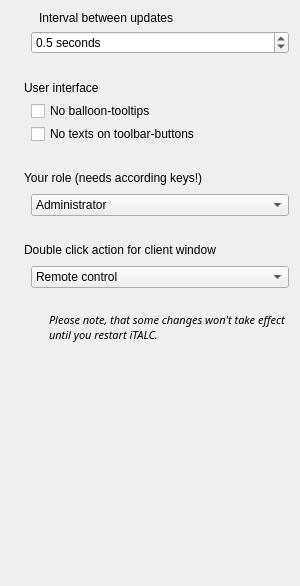
<?xml version="1.0" encoding="UTF-8"?>
<ui version="4.0">
 <class>Config</class>
 <widget class="QWidget" name="Config">
  <property name="geometry">
   <rect>
    <x>0</x>
    <y>0</y>
    <width>300</width>
    <height>586</height>
   </rect>
  </property>
  <layout class="QVBoxLayout" name="verticalLayout">
   <property name="spacing">
    <number>24</number>
   </property>
   <item>
    <layout class="QVBoxLayout">
     <property name="spacing">
      <number>6</number>
     </property>
     <property name="leftMargin">
      <number>0</number>
     </property>
     <property name="topMargin">
      <number>0</number>
     </property>
     <property name="rightMargin">
      <number>0</number>
     </property>
     <property name="bottomMargin">
      <number>0</number>
     </property>
     <item>
      <layout class="QHBoxLayout">
       <property name="spacing">
        <number>6</number>
       </property>
       <property name="leftMargin">
        <number>0</number>
       </property>
       <property name="topMargin">
        <number>0</number>
       </property>
       <property name="rightMargin">
        <number>0</number>
       </property>
       <property name="bottomMargin">
        <number>0</number>
       </property>
       <item>
        <widget class="QLabel" name="label_2">
         <property name="maximumSize">
          <size>
           <width>22</width>
           <height>22</height>
          </size>
         </property>
         <property name="text">
          <string/>
         </property>
         <property name="pixmap">
          <pixmap resource="../italc.qrc">:/resources/chronometer.png</pixmap>
         </property>
         <property name="scaledContents">
          <bool>true</bool>
         </property>
        </widget>
       </item>
       <item>
        <widget class="QLabel" name="label">
         <property name="text">
          <string>Interval between updates</string>
         </property>
        </widget>
       </item>
      </layout>
     </item>
     <item>
      <layout class="QHBoxLayout">
       <property name="spacing">
        <number>6</number>
       </property>
       <property name="leftMargin">
        <number>0</number>
       </property>
       <property name="topMargin">
        <number>0</number>
       </property>
       <property name="rightMargin">
        <number>0</number>
       </property>
       <property name="bottomMargin">
        <number>0</number>
       </property>
       <item>
        <spacer>
         <property name="orientation">
          <enum>Qt::Horizontal</enum>
         </property>
         <property name="sizeType">
          <enum>QSizePolicy::Fixed</enum>
         </property>
         <property name="sizeHint" stdset="0">
          <size>
           <width>20</width>
           <height>1</height>
          </size>
         </property>
        </spacer>
       </item>
       <item>
        <widget class="QDoubleSpinBox" name="updateIntervalSB">
         <property name="whatsThis">
          <string>&lt;html&gt;&lt;head&gt;&lt;meta name=&quot;qrichtext&quot; content=&quot;1&quot; /&gt;&lt;/head&gt;&lt;body style=&quot; white-space: pre-wrap; font-family:Sans Serif; font-size:9pt; font-weight:400; font-style:normal; text-decoration:none;&quot;&gt;&lt;p style=&quot; margin-top:0px; margin-bottom:0px; margin-left:0px; margin-right:0px; -qt-block-indent:0; text-indent:0px;&quot;&gt;Here you can set the interval between updates of clients. Higher values result in lower network-traffic and lower CPU-usage on this computer.&lt;/p&gt;&lt;/body&gt;&lt;/html&gt;</string>
         </property>
         <property name="suffix">
          <string> seconds</string>
         </property>
         <property name="decimals">
          <number>1</number>
         </property>
         <property name="minimum">
          <double>0.100000000000000</double>
         </property>
         <property name="maximum">
          <double>10.000000000000000</double>
         </property>
         <property name="singleStep">
          <double>0.500000000000000</double>
         </property>
         <property name="value">
          <double>0.500000000000000</double>
         </property>
        </widget>
       </item>
      </layout>
     </item>
    </layout>
   </item>
   <item>
    <layout class="QVBoxLayout">
     <property name="spacing">
      <number>3</number>
     </property>
     <property name="leftMargin">
      <number>0</number>
     </property>
     <property name="topMargin">
      <number>0</number>
     </property>
     <property name="rightMargin">
      <number>0</number>
     </property>
     <property name="bottomMargin">
      <number>0</number>
     </property>
     <item>
      <layout class="QHBoxLayout">
       <property name="spacing">
        <number>6</number>
       </property>
       <property name="leftMargin">
        <number>0</number>
       </property>
       <property name="topMargin">
        <number>0</number>
       </property>
       <property name="rightMargin">
        <number>0</number>
       </property>
       <property name="bottomMargin">
        <number>0</number>
       </property>
       <item>
        <widget class="QLabel" name="label_6">
         <property name="maximumSize">
          <size>
           <width>22</width>
           <height>22</height>
          </size>
         </property>
         <property name="text">
          <string/>
         </property>
         <property name="pixmap">
          <pixmap resource="../italc.qrc">:/resources/window-duplicate.png</pixmap>
         </property>
         <property name="scaledContents">
          <bool>true</bool>
         </property>
        </widget>
       </item>
       <item>
        <widget class="QLabel" name="label_5">
         <property name="text">
          <string>User interface</string>
         </property>
        </widget>
       </item>
       <item>
        <spacer>
         <property name="orientation">
          <enum>Qt::Horizontal</enum>
         </property>
         <property name="sizeHint" stdset="0">
          <size>
           <width>40</width>
           <height>20</height>
          </size>
         </property>
        </spacer>
       </item>
      </layout>
     </item>
     <item>
      <layout class="QHBoxLayout">
       <property name="spacing">
        <number>6</number>
       </property>
       <property name="leftMargin">
        <number>0</number>
       </property>
       <property name="topMargin">
        <number>0</number>
       </property>
       <property name="rightMargin">
        <number>0</number>
       </property>
       <property name="bottomMargin">
        <number>0</number>
       </property>
       <item>
        <spacer>
         <property name="orientation">
          <enum>Qt::Horizontal</enum>
         </property>
         <property name="sizeType">
          <enum>QSizePolicy::Fixed</enum>
         </property>
         <property name="sizeHint" stdset="0">
          <size>
           <width>20</width>
           <height>1</height>
          </size>
         </property>
        </spacer>
       </item>
       <item>
        <widget class="QCheckBox" name="balloonToolTips">
         <property name="toolTip">
          <string>&lt;html&gt;&lt;head&gt;&lt;meta name=&quot;qrichtext&quot; content=&quot;1&quot; /&gt;&lt;/head&gt;&lt;body style=&quot; white-space: pre-wrap; font-family:Sans Serif; font-size:9pt; font-weight:400; font-style:normal; text-decoration:none;&quot;&gt;&lt;p style=&quot; margin-top:0px; margin-bottom:0px; margin-left:0px; margin-right:0px; -qt-block-indent:0; text-indent:0px;&quot;&gt;Do not show balloon-tooltips for toolbar-buttons&lt;/p&gt;&lt;/body&gt;&lt;/html&gt;</string>
         </property>
         <property name="whatsThis">
          <string>&lt;html&gt;&lt;head&gt;&lt;meta name=&quot;qrichtext&quot; content=&quot;1&quot; /&gt;&lt;/head&gt;&lt;body style=&quot; white-space: pre-wrap; font-family:Sans Serif; font-size:9pt; font-weight:400; font-style:normal; text-decoration:none;&quot;&gt;&lt;p style=&quot; margin-top:0px; margin-bottom:0px; margin-left:0px; margin-right:0px; -qt-block-indent:0; text-indent:0px;&quot;&gt;Check this option if you're annoyed by the balloon-tooltips appearing when moving mouse-cursor over toolbar-buttons.&lt;/p&gt;&lt;/body&gt;&lt;/html&gt;</string>
         </property>
         <property name="text">
          <string>No balloon-tooltips</string>
         </property>
        </widget>
       </item>
      </layout>
     </item>
     <item>
      <layout class="QHBoxLayout">
       <property name="spacing">
        <number>6</number>
       </property>
       <property name="leftMargin">
        <number>0</number>
       </property>
       <property name="topMargin">
        <number>0</number>
       </property>
       <property name="rightMargin">
        <number>0</number>
       </property>
       <property name="bottomMargin">
        <number>0</number>
       </property>
       <item>
        <spacer>
         <property name="orientation">
          <enum>Qt::Horizontal</enum>
         </property>
         <property name="sizeType">
          <enum>QSizePolicy::Fixed</enum>
         </property>
         <property name="sizeHint" stdset="0">
          <size>
           <width>20</width>
           <height>1</height>
          </size>
         </property>
        </spacer>
       </item>
       <item>
        <widget class="QCheckBox" name="iconOnlyToolButtons">
         <property name="toolTip">
          <string>&lt;html&gt;&lt;head&gt;&lt;meta name=&quot;qrichtext&quot; content=&quot;1&quot; /&gt;&lt;/head&gt;&lt;body style=&quot; white-space: pre-wrap; font-family:Sans Serif; font-size:9pt; font-weight:400; font-style:normal; text-decoration:none;&quot;&gt;&lt;p style=&quot; margin-top:0px; margin-bottom:0px; margin-left:0px; margin-right:0px; -qt-block-indent:0; text-indent:0px;&quot;&gt;Do not show texts on toolbar-buttons&lt;/p&gt;&lt;/body&gt;&lt;/html&gt;</string>
         </property>
         <property name="text">
          <string>No texts on toolbar-buttons</string>
         </property>
        </widget>
       </item>
      </layout>
     </item>
    </layout>
   </item>
   <item>
    <layout class="QVBoxLayout">
     <property name="spacing">
      <number>6</number>
     </property>
     <property name="leftMargin">
      <number>0</number>
     </property>
     <property name="topMargin">
      <number>0</number>
     </property>
     <property name="rightMargin">
      <number>0</number>
     </property>
     <property name="bottomMargin">
      <number>0</number>
     </property>
     <item>
      <layout class="QHBoxLayout">
       <property name="spacing">
        <number>6</number>
       </property>
       <property name="leftMargin">
        <number>0</number>
       </property>
       <property name="topMargin">
        <number>0</number>
       </property>
       <property name="rightMargin">
        <number>0</number>
       </property>
       <property name="bottomMargin">
        <number>0</number>
       </property>
       <item>
        <widget class="QLabel" name="label_12">
         <property name="maximumSize">
          <size>
           <width>22</width>
           <height>22</height>
          </size>
         </property>
         <property name="pixmap">
          <pixmap resource="../italc.qrc">:/resources/user-group-new.png</pixmap>
         </property>
         <property name="scaledContents">
          <bool>true</bool>
         </property>
        </widget>
       </item>
       <item>
        <widget class="QLabel" name="label_13">
         <property name="text">
          <string>Your role (needs according keys!)</string>
         </property>
        </widget>
       </item>
       <item>
        <spacer>
         <property name="orientation">
          <enum>Qt::Horizontal</enum>
         </property>
         <property name="sizeHint" stdset="0">
          <size>
           <width>10</width>
           <height>20</height>
          </size>
         </property>
        </spacer>
       </item>
      </layout>
     </item>
     <item>
      <layout class="QHBoxLayout">
       <property name="spacing">
        <number>6</number>
       </property>
       <property name="leftMargin">
        <number>0</number>
       </property>
       <property name="topMargin">
        <number>0</number>
       </property>
       <property name="rightMargin">
        <number>0</number>
       </property>
       <property name="bottomMargin">
        <number>0</number>
       </property>
       <item>
        <spacer>
         <property name="orientation">
          <enum>Qt::Horizontal</enum>
         </property>
         <property name="sizeType">
          <enum>QSizePolicy::Fixed</enum>
         </property>
         <property name="sizeHint" stdset="0">
          <size>
           <width>20</width>
           <height>1</height>
          </size>
         </property>
        </spacer>
       </item>
       <item>
        <widget class="QComboBox" name="roleCB">
         <property name="whatsThis">
          <string>&lt;html&gt;&lt;head&gt;&lt;meta name=&quot;qrichtext&quot; content=&quot;1&quot; /&gt;&lt;style type=&quot;text/css&quot;&gt;
p, li { white-space: pre-wrap; }
&lt;/style&gt;&lt;/head&gt;&lt;body style=&quot; font-family:'Sans Serif'; font-size:9pt; font-weight:400; font-style:normal; text-decoration:none;&quot;&gt;
&lt;p style=&quot; margin-top:0px; margin-bottom:0px; margin-left:0px; margin-right:0px; -qt-block-indent:0; text-indent:0px;&quot;&gt;Here you can select your role. Only change this if you know what you're doing. Otherwise you won't be able to access any clients until you restore your old role.&lt;/p&gt;&lt;/body&gt;&lt;/html&gt;</string>
         </property>
         <item>
          <property name="text">
           <string>Administrator</string>
          </property>
         </item>
         <item>
          <property name="text">
           <string>Administrator</string>
          </property>
         </item>
         <item>
          <property name="text">
           <string>Supporter</string>
          </property>
         </item>
         <item>
          <property name="text">
           <string>Other</string>
          </property>
         </item>
        </widget>
       </item>
      </layout>
     </item>
    </layout>
   </item>
   <item>
    <layout class="QVBoxLayout">
     <property name="spacing">
      <number>6</number>
     </property>
     <property name="leftMargin">
      <number>0</number>
     </property>
     <property name="topMargin">
      <number>0</number>
     </property>
     <property name="rightMargin">
      <number>0</number>
     </property>
     <property name="bottomMargin">
      <number>0</number>
     </property>
     <item>
      <layout class="QHBoxLayout">
       <property name="spacing">
        <number>6</number>
       </property>
       <property name="leftMargin">
        <number>0</number>
       </property>
       <property name="topMargin">
        <number>0</number>
       </property>
       <property name="rightMargin">
        <number>0</number>
       </property>
       <property name="bottomMargin">
        <number>0</number>
       </property>
       <item>
        <widget class="QLabel" name="label_16">
         <property name="maximumSize">
          <size>
           <width>22</width>
           <height>22</height>
          </size>
         </property>
         <property name="pixmap">
          <pixmap resource="../italc.qrc">:/resources/preferences-desktop-display.png</pixmap>
         </property>
         <property name="scaledContents">
          <bool>true</bool>
         </property>
        </widget>
       </item>
       <item>
        <widget class="QLabel" name="label_17">
         <property name="text">
          <string>Double click action for client window</string>
         </property>
        </widget>
       </item>
       <item>
        <spacer>
         <property name="orientation">
          <enum>Qt::Horizontal</enum>
         </property>
         <property name="sizeHint" stdset="0">
          <size>
           <width>10</width>
           <height>20</height>
          </size>
         </property>
        </spacer>
       </item>
      </layout>
     </item>
     <item>
      <layout class="QHBoxLayout">
       <property name="spacing">
        <number>6</number>
       </property>
       <property name="leftMargin">
        <number>0</number>
       </property>
       <property name="topMargin">
        <number>0</number>
       </property>
       <property name="rightMargin">
        <number>0</number>
       </property>
       <property name="bottomMargin">
        <number>0</number>
       </property>
       <item>
        <spacer>
         <property name="orientation">
          <enum>Qt::Horizontal</enum>
         </property>
         <property name="sizeType">
          <enum>QSizePolicy::Fixed</enum>
         </property>
         <property name="sizeHint" stdset="0">
          <size>
           <width>20</width>
           <height>1</height>
          </size>
         </property>
        </spacer>
       </item>
       <item>
        <widget class="QComboBox" name="clientDoubleClickActionCB">
         <property name="whatsThis">
          <string>&lt;html&gt;&lt;head&gt;&lt;meta name=&quot;qrichtext&quot; content=&quot;1&quot; /&gt;&lt;style type=&quot;text/css&quot;&gt;
p, li { white-space: pre-wrap; }
&lt;/style&gt;&lt;/head&gt;&lt;body style=&quot; font-family:'Sans Serif'; font-size:9pt; font-weight:400; font-style:normal; text-decoration:none;&quot;&gt;
&lt;p style=&quot; margin-top:0px; margin-bottom:0px; margin-left:0px; margin-right:0px; -qt-block-indent:0; text-indent:0px;&quot;&gt;Here you can set what should happen if you double-click a client-window.&lt;/p&gt;&lt;/body&gt;&lt;/html&gt;</string>
         </property>
         <item>
          <property name="text">
           <string>Remote control</string>
          </property>
          <property name="icon">
           <iconset resource="../italc.qrc">
            <normaloff>:/resources/remote_control.png</normaloff>:/resources/remote_control.png</iconset>
          </property>
         </item>
         <item>
          <property name="text">
           <string>View live in fullscreen</string>
          </property>
          <property name="icon">
           <iconset resource="../italc.qrc">
            <normaloff>:/resources/kmag.png</normaloff>:/resources/kmag.png</iconset>
          </property>
         </item>
        </widget>
       </item>
      </layout>
     </item>
    </layout>
   </item>
   <item>
    <layout class="QHBoxLayout">
     <property name="spacing">
      <number>6</number>
     </property>
     <property name="leftMargin">
      <number>0</number>
     </property>
     <property name="topMargin">
      <number>0</number>
     </property>
     <property name="rightMargin">
      <number>0</number>
     </property>
     <property name="bottomMargin">
      <number>0</number>
     </property>
     <item>
      <widget class="QLabel" name="label_8">
       <property name="maximumSize">
        <size>
         <width>32</width>
         <height>32</height>
        </size>
       </property>
       <property name="text">
        <string/>
       </property>
       <property name="pixmap">
        <pixmap resource="../italc.qrc">:/resources/help-about.png</pixmap>
       </property>
       <property name="scaledContents">
        <bool>true</bool>
       </property>
      </widget>
     </item>
     <item>
      <widget class="QLabel" name="label_7">
       <property name="text">
        <string>&lt;html&gt;&lt;head&gt;&lt;meta name=&quot;qrichtext&quot; content=&quot;1&quot; /&gt;&lt;/head&gt;&lt;body style=&quot; white-space: pre-wrap; font-family:Sans Serif; font-size:9pt; font-weight:400; font-style:normal; text-decoration:none;&quot;&gt;&lt;p style=&quot; margin-top:0px; margin-bottom:0px; margin-left:0px; margin-right:0px; -qt-block-indent:0; text-indent:0px;&quot;&gt;&lt;span style=&quot; font-size:8pt; font-style:italic;&quot;&gt;Please note, that some changes won't take effect until you restart iTALC.&lt;/span&gt;&lt;/p&gt;&lt;/body&gt;&lt;/html&gt;</string>
       </property>
       <property name="wordWrap">
        <bool>true</bool>
       </property>
      </widget>
     </item>
    </layout>
   </item>
   <item>
    <spacer>
     <property name="orientation">
      <enum>Qt::Vertical</enum>
     </property>
     <property name="sizeHint" stdset="0">
      <size>
       <width>20</width>
       <height>40</height>
      </size>
     </property>
    </spacer>
   </item>
  </layout>
 </widget>
 <resources>
  <include location="../italc.qrc"/>
  <include location="../../lib/ItalcCore.qrc"/>
 </resources>
 <connections/>
</ui>
